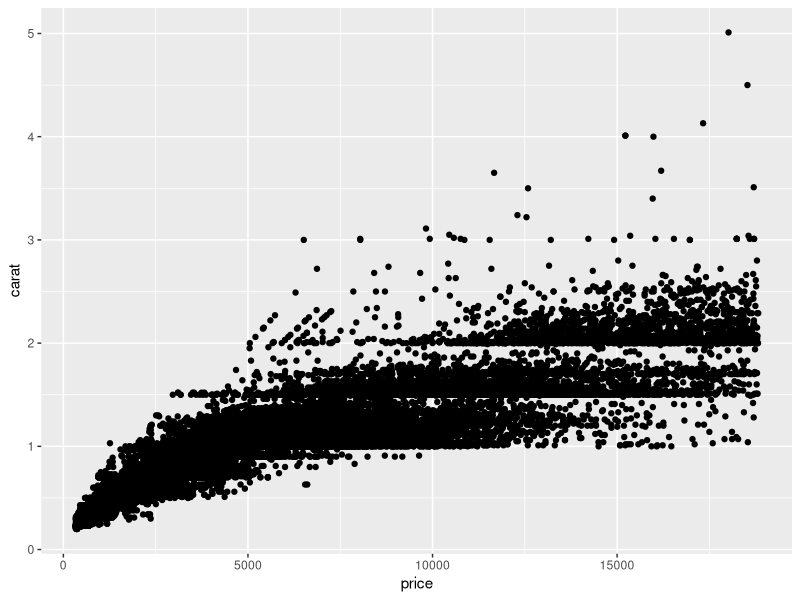
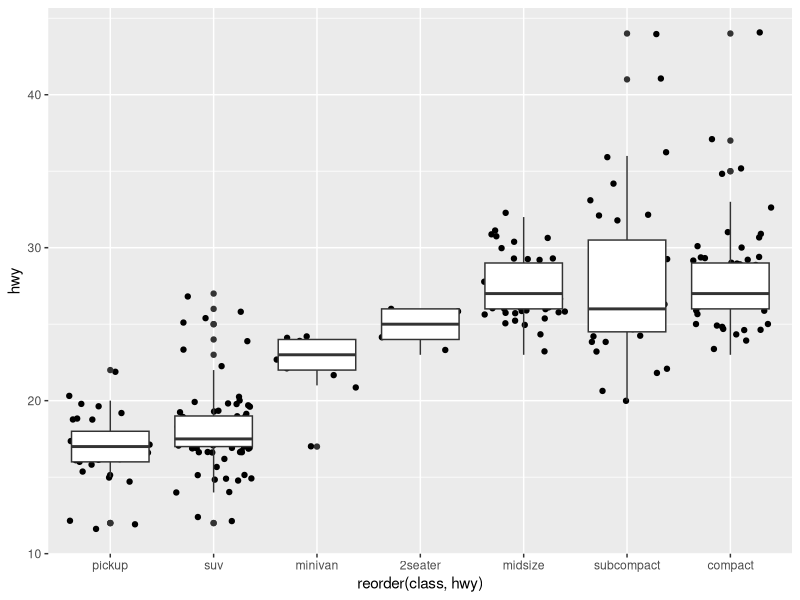
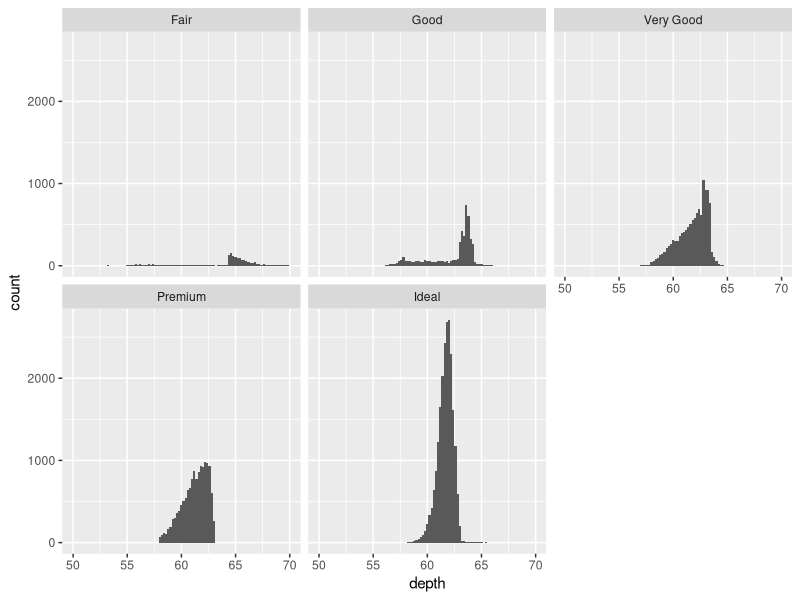
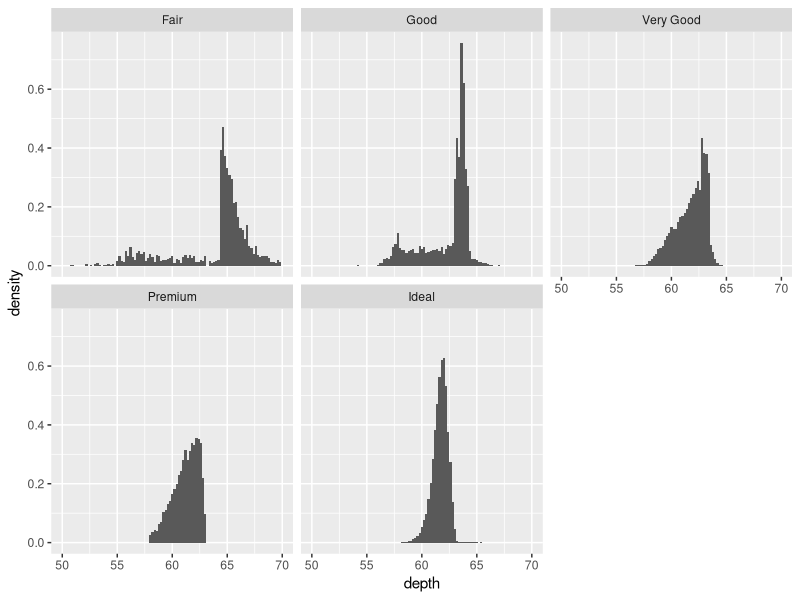
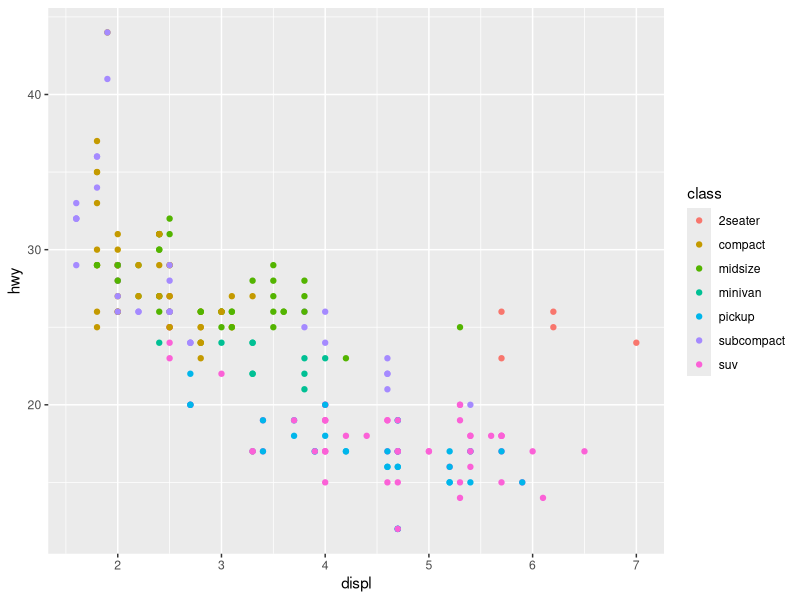
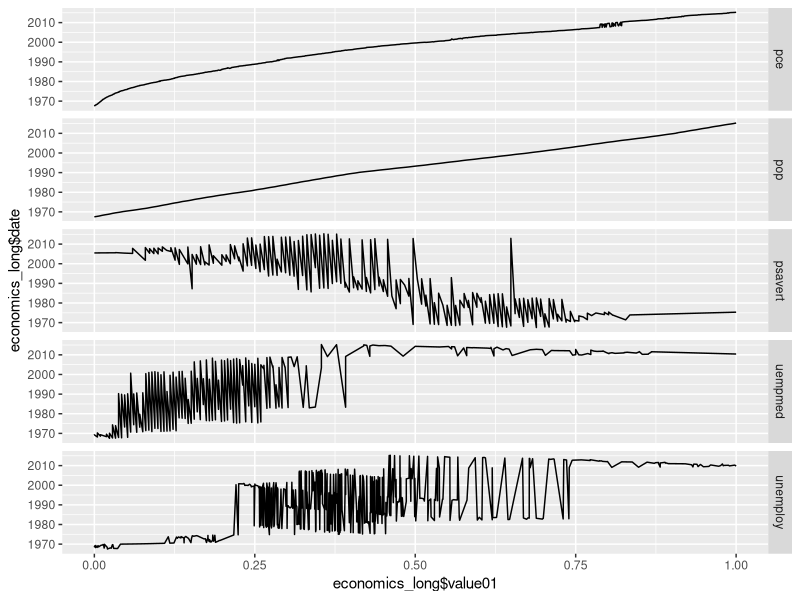

R code for these plots, in order: (Note: this script raises an error after producing the figures.)
## ---- chunk 1
install.packages("ggplot2")
library(ggplot2)

ggplot(diamonds, aes(x = price, y = carat)) +
  geom_point()
## ---- chunk 2
ggplot(mpg, aes(reorder(class, hwy), hwy)) +
  geom_jitter() +
  geom_boxplot()
## ---- chunk 3

#Plot count
ggplot(diamonds, aes(depth)) +
  geom_histogram(aes(y = ..count..), binwidth=0.2) +
  facet_wrap(~ cut) + xlim(50, 70)

#Plot density
ggplot(diamonds, aes(depth)) +
  geom_histogram(aes(y = ..density..), binwidth=0.2) +
  facet_wrap(~ cut) + xlim(50, 70)
## ---- chunk 4
ggplot(mpg, aes(displ, hwy, color = class)) +
  geom_point()

## ---- chunk 5
ggplot(economics_long, aes(economics_long$value01, economics_long$date))+geom_line()+facet_grid(economics_long$variable~.)

## ---- chunk 6

ggplot(cities, aes(long, lat)) +
  geom_path(aes(size = survivors, colour =
direction,
    group = interaction(group, direction)), data =
troops) +
  geom_text(aes(label = city), hjust = 0, vjust = 1,
size = 4)
# Polish appearance
last_plot() +
  scale_x_continuous("", limits = c(24, 39)) +
  scale_y_continuous("") +
  scale_colour_manual(values = c("grey50","red"))
